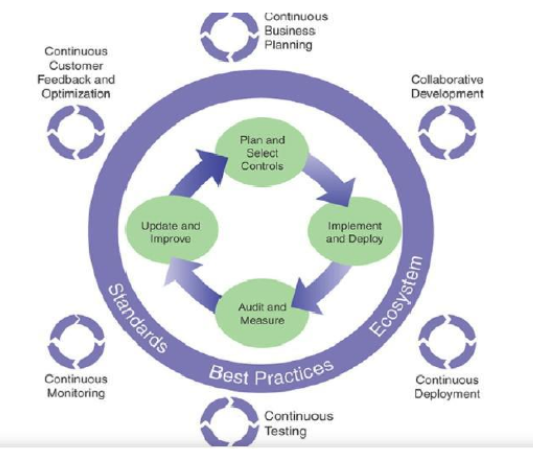
#> input picture VisionaryAi/Lesson3/abc.png, 533 x 449 px, found by its file name
$ python Activity2.py
#> lines starting #> are read from the running program, lines starting #| are printed output that depends on the picture
import cv2
import numpy as np
import matplotlib.pyplot as plt
image_path = r"D:\Codingal\AIExpertllm\VisionaryAi\Lesson2\abc.png"


image = cv2.imread(image_path)
#> image is the input picture: shape (449, 533, 3); mean B, G, R 230.2, 225.1, 222.1
image_rgb = cv2.cvtColor(image, cv2.COLOR_BGR2RGB)

# Rotate the image by 45 degrees around its center
(h, w) = image.shape[:2]
#> h = 449; w = 533
center = (w//2, h//2)
#> center = (266, 224)
M = cv2.getRotationMatrix2D(center, 45, 1.0)    # rotate by 45 degrees
rotated = cv2.warpAffine(image, M, (w, h))
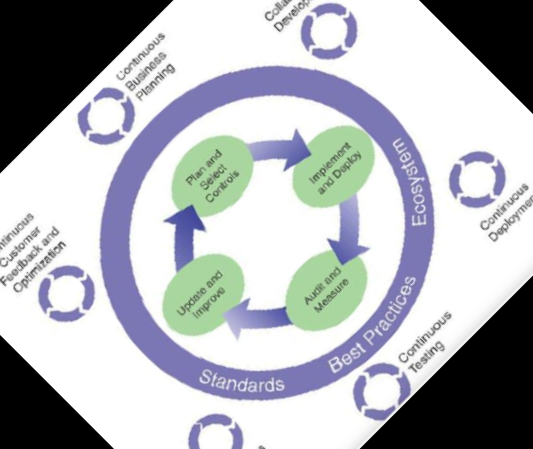
#> rotated: shape (449, 533, 3); mean B, G, R 185.2, 180.1, 177.2

rotated_rgb = cv2.cvtColor(rotated, cv2.COLOR_BGR2RGB)
plt.imshow(rotated_rgb)
plt.title("Rotated Image")
plt.show()

# Increase brightness by adding 50 to all pixel values
# Use cv2.add to avoid negative values or overflow
brightness_matrix = np.ones(image.shape, dtype="uint8") * 50
brighter = cv2.add(image, brightness_matrix)
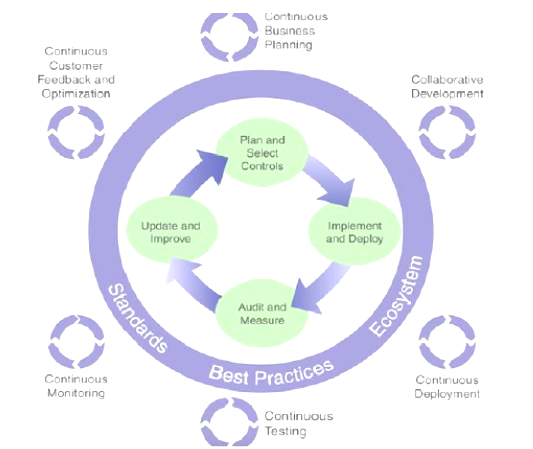
#> brighter: shape (449, 533, 3); mean B, G, R 245.5, 239.9, 237.6

brighter_rgb = cv2.cvtColor(brighter, cv2.COLOR_BGR2RGB)
plt.imshow(brighter_rgb)
plt.title("Brighter Image")
plt.show()
